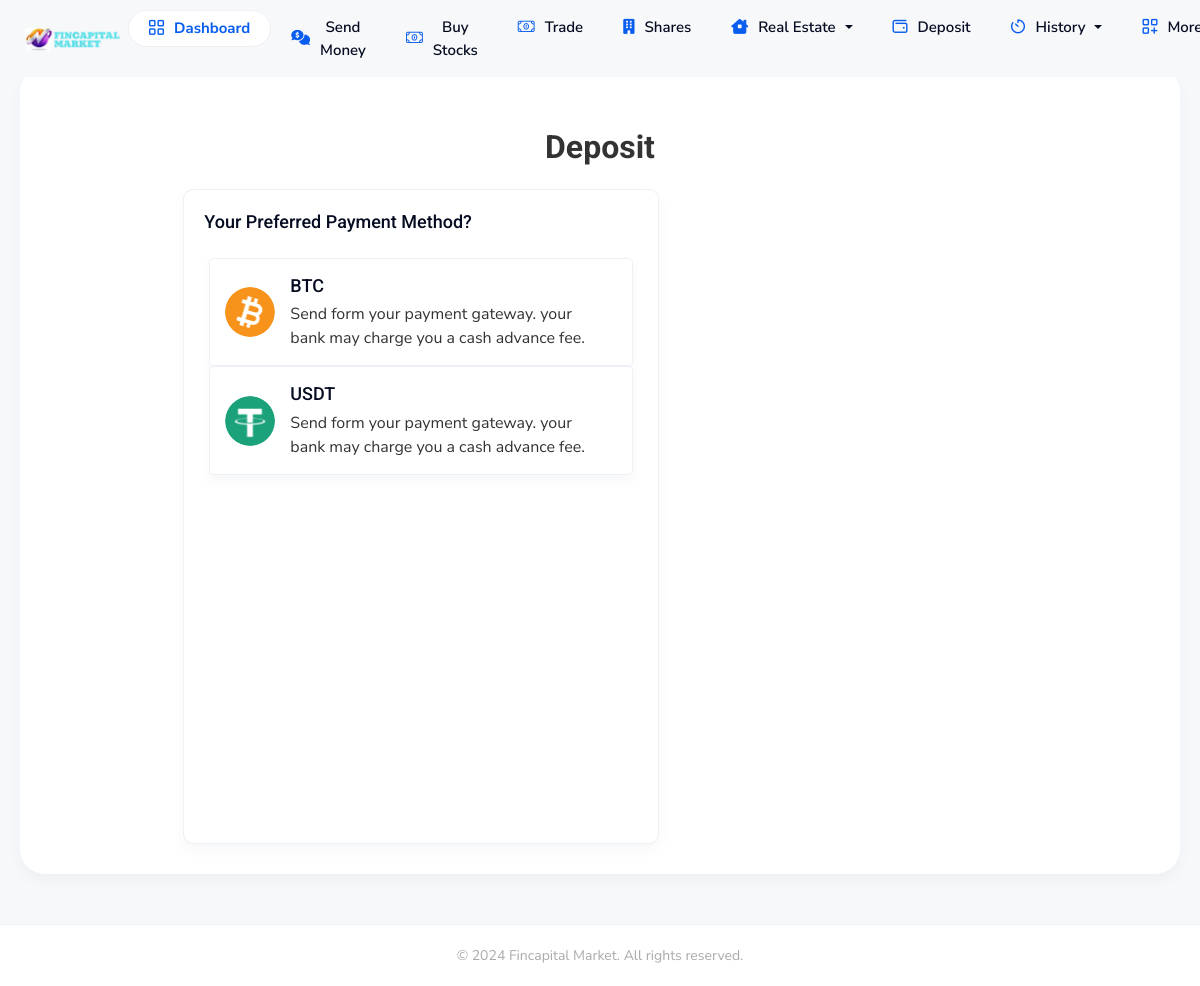
The app's page /withdraw (signed in) with its own data.
### userapp/models.py (models this page shows)
class paymentmethod(models.Model):
    name = models.CharField(max_length=100)
    walletaddress = models.CharField(max_length=100)
    logo = models.FileField(upload_to='pimage/')
    pinfo = models.TextField(max_length=100)

### userapp/views.py (the view)
# urls.py: path('withdraw',views.withdraw, name='withdraw'),
@login_required
def withdraw(request):
  x = paymentmethod.objects.all()
  return render(request,'user/withdraw.html', locals())

### userapp/context_processors.py (called while the page is built)
def notifications_processor(request):
    notif = None  # Initialize notifications as None
    if request.user.is_authenticated:  # Check if the user is logged in
        try:
            notif = notification.objects.filter(user=request.user)
        except notification.DoesNotExist:
            notif = None
    return {'notifications': notif}  # Return notifications to be available globally

### template/user/withdraw.html
{% extends 'user/base.html' %}
{% load static %}
{% block content %}
<div class="dashboard-wrapper">
    <div class="col-xxl-8 col-lg-10 mx-auto">
    <div class="breadcrumb-area"><h3 class="title">Deposit</h3></div>
    <div action="" method="post" enctype="multipart/form-data" id="form">
        <input type="hidden" name="_token" value="mzObeI5Rhcn9qynUBZa5ei0p6cK94l4GzpqQiSgK" autocomplete="off">            <div class="row g-4">
            <div class="col-lg-7 col-md-6">
                <div class="card">
                    <div class="card-body">
                        <h5 class="mb-15">Your preferred payment method?</h5>
                        <div class="payment-section">
                            <ul class="payment-container-list">
{% for x in x %}
<a href="/withdrawam/{{x.id}}">
                                <li class="item">
                                    <label class="form-check-label" for="Stripe ">
                                        <div class="image-area">
                                            <img src="{{x.logo.url}}" alt="">
                                        </div>
                                        <div class="content-area">
                                            <h5>{{x.name}} </h5>
                                            <span>Send form your payment gateway. your bank may charge you a cash advance fee.</span>
                                        </div>
                                    </label>
                                </li>
                            </a>
{% endfor %}
                                                                </ul>
                        </div>
                    </div>
                </div>
            </div>
        </div>
    </div>
    </div>
</div>
{% endblock %}

### static/assets/themes/light/css/style.css (style rules this page uses)
:root { --body-font: "Jost", sans-serif; --heading-font: "Jost", sans-serif; --primary-color: #98b11f; --heading-color: #26282C; --black: #26282C; --grayish-blue: #929cbf; --white: #ffffff; --soft-blue: #C1BFFD; --grayish-violet: #f5f4f7; --btn-hover-bg: #839B1B; --soft-green: #ccf888; --soft-red: #d82a68; --lime-gray: #d0d0d0; --vivid-orange: #fb6116; --orange: #ff9a00; --orange-opacity-low: rgba(255, 153, 0, 0.3); --yellow: #fcc013; --input-color: #F5F4F7; --primary-color-opacity-low: rgba(152, 177, 31, 0.1); --soft-red-opacity-low: rgba(216, 42, 103, 0.1); --bg-color1: rgba(152, 177, 31, 0.1); --bg-color2: #F1F3F4; --bg-color3: #152748; --bg-color4: #273c57; --body-color: #474D57; --border-color1: #f2f2f2; --border-color2: #e1e1e1; --border-color3: rgb(51, 104, 250, 0.1); --shadow1: 0px 3px 5px 0px rgba(0, 0, 0, 0.10); --shadow2: 0px 0px 5px 0px rgba(0, 0, 0, 0.10); --shadow3: 5px 5px 20px rgba(54, 97, 252, .15); --shadow4: 5px 5px 20px rgb(152 177 31 / 15%); --transition: all .3s ease-in-out; }
*, *::after, *::before { box-sizing: border-box; padding: 0; margin: 0; }
ul, ol { list-style: none; margin: 0; padding: 0; }
body { font-family: var(--body-font); line-height: 1.5; color: var(--body-color); font-size: 16px; overflow-x: hidden; background-color: var(--white); }
html { scroll-behavior: smooth; overflow-x: hidden; }
h1, h2, h3, h4, h5 { font-family: var(--heading-font); font-weight: 500; line-height: 1.3; color: var(--heading-color); }
h3 { font-size: 32px; margin-bottom: 15px; font-weight: 500; }
h5 { font-size: 20px; margin-bottom: 5px; font-weight: 500; }
img { max-width: 100%; height: auto; }
.mb-15 { margin-bottom: 15px; }
@media (max-width: 1400px) { h5 { font-size: 18px; } }
.breadcrumb-area { font-size: 18px; color: var(--white); font-weight: 500; text-align: center; }
.breadcrumb-area h3 { text-transform: capitalize; color: var(--white); }

### records on screen
paymentmethod: logo (picture), name "BTC"
paymentmethod: logo (picture), name "USDT"
